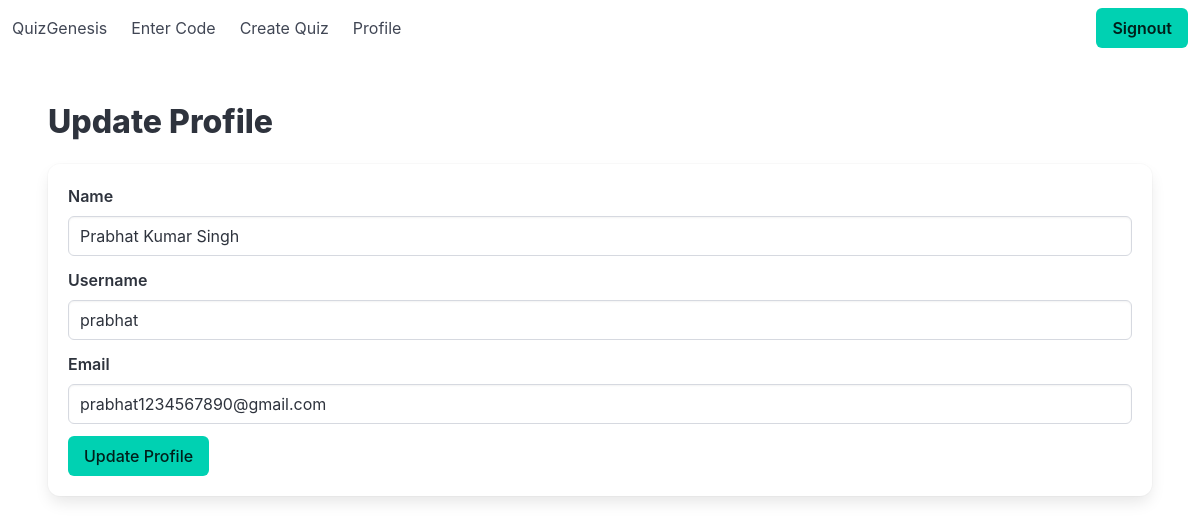
The app's page /update_profile (signed in) with its own data.
### website/models.py (models this page shows)
class User(db.Model, UserMixin):
  id = db.Column(db.Integer, primary_key=True, autoincrement=True)  # Primary key should be of type Integer
  username = db.Column(db.String(100), unique=True, nullable=False)
  name = db.Column(db.Text)
  email = db.Column(db.String(150), unique=True, nullable=False)
  password = db.Column(db.Text)
  created_at = db.Column(db.DateTime(timezone=True), default=func.now())
  updated_at = db.Column(db.DateTime(timezone=True), default=func.now())

### website/views.py (the view, shortened to what this page needs)
@views.route('/update_profile', methods=['GET', 'POST'])
@login_required
def update_profile():
    if request.method == 'GET':
        return render_template('user/update_profile.html', user=current_user)

### website/__init__.py (called while the page is built)
def create_app():
    app = Flask(__name__)
    app.config['SECRET_KEY'] = os.getenv("SECRET_KEY") #Encrypts Cookies and Sessions
    app.config['SQLALCHEMY_DATABASE_URI'] = f'sqlite:///{os.getenv("DB_NAME")}'
    db.init_app(app)
    from .views import views
    from .auth import auth
    from .quiz import quiz
    app.register_blueprint(views, url_prefix='/')
    app.register_blueprint(auth, url_prefix='/')
    app.register_blueprint(quiz, url_prefix='/quiz')
    from .models import User, Quiz, Question, Result
    create_database(app)
    login_manager = LoginManager()
    login_manager.login_view = 'auth.login'
    login_manager.init_app(app)
    @login_manager.user_loader
    def load_user(id):
        return User.query.get(int(id))
    return app

### website/templates/user/update_profile.html
{% extends 'layouts.html' %}
{% block main %}
<h2 class="title">Update Profile</h2>
<form class="box" action="/update_profile" method="post">
    <div class="field">
        <label class="label">Name</label>
        <div class="control">
            <input class="input" type="text" name="name" placeholder="Name" value="{{ user.name }}" required />
        </div>
    </div>
    <div class="field">
        <label class="label">Username</label>
        <div class="control">
            <input class="input" type="text" name="username" placeholder="Username" value="{{ user.username }}" />
        </div>
    </div>
    <div class="field">
        <label class="label">Email</label>
        <div class="control">
            <input class="input" type="text" name="email" placeholder="Email" value="{{ user.email }}" required />
        </div>
    </div>
    <button class="button is-primary" type="submit">Update Profile</button>
</form>
{% endblock %}

### records on screen
User: name "Prabhat Kumar Singh", username "prabhat", email "prabhat1234567890@gmail.com"
